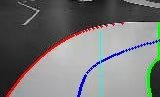
#> input picture ref/44523fd1b320bc3e90ccaffd78657fb8.jpg, 160 x 97 px, found by its file name
$ python ref_clusters.py
#> lines starting #> are read from the running program, lines starting #| are printed output that depends on the picture; pictures that were not available may be replaced by others from this repository, and a replacement may not be noted
# -*- coding: utf-8 -*-
"""打印某一行的蓝色像素簇，看清样例图里到底有几条蓝线。"""
import os
from PIL import Image

REF_DIR = "/home/smartcar/ref"
OUT_DIR = "/home/smartcar/output"
H, W = 97, 160


def blue_cols(path, row):
#> called with row = 30
    im = Image.open(path).convert("RGB")
#> im is the input picture: PIL image 160x97 RGB; mean R, G, B 118.8, 119, 119
    px = im.load()
    py = H - 1 - row
    cols = []
    for x in range(im.size[0]):
        r, g, b = px[x, py]
        if max(r, g, b) - min(r, g, b) <= 40:
            continue
        if b > r + 30 and b > g + 30:
            cols.append((x, (r, g, b)))
#> this loop made 160 passes
#> (r, g, b) on passes 1 to 3: (34, 34, 34), (34, 34, 34), (35, 35, 35)
#> after the loop, cols = [(90, (187, 184, 231)), (91, (189, 185, 244)), (92, (28, 25, 94)), (93, (23, 21, 94)), (94, (21, 20, 90)), (95, (24, 25, 92)), (96, (187, 191, 254)), (97, (161, 171, 224)), (98, (178, 197, 230))]
    return cols


def clusters(cols):
    out = []
#> out = []
    cur = []
    for x, c in cols:
        if cur and x - cur[-1][0] > 3:
            out.append(cur)
            cur = []
        cur.append((x, c))
#> this loop made 9 passes
#> after the loop, cur has the same summary as cols in blue_cols
    if cur:
        out.append(cur)
    return out


for name, idx, rows in [("44523fd1b320bc3e90ccaffd78657fb8", 88, range(30, 96, 6)),
                        ("fa97cc960762b5fd5e6eda5287b521a7", 421, range(30, 96, 6))]:
    print("=" * 70)
    print("样例 %s  帧 %d" % (name[:12], idx))
    rp = os.path.join(REF_DIR, name + ".jpg")
    op = os.path.join(OUT_DIR, "%d.jpg" % idx)
    for row in rows:
        cs = clusters(blue_cols(rp, row))
#> cs = 1 item
        desc = " | ".join("[%d..%d] n=%d 色%s" % (c[0][0], c[-1][0], len(c), c[len(c) // 2][1])
                          for c in cs)
        ocs = clusters(blue_cols(op, row))
#> call 2 of blue_cols, with path = '/home/smartcar/output/88.jpg', row = 30
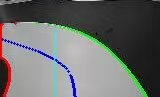
#> input picture ref/18226adcdaa1bee8441617e9769366d6.jpg, 160 x 97 px, given in place of 88.jpg, which was not available
#> in blue_cols, im is the input picture: PIL image 160x97 RGB; mean R, G, B 106.7, 108.9, 107.8
#> the loop in blue_cols (call 2), `for x in range(im.size[0]):` made 160 passes
#> (r, g, b) on passes 1 to 3: (33, 30, 23), (26, 23, 16), (34, 31, 26)
#> after the loop in blue_cols (call 2), `for x in range(im.size[0]):`: cols = [(60, (166, 169, 212)), (61, (173, 175, 232)), (62, (30, 34, 108)), (63, (1, 8, 89)), (64, (17, 25, 108)), (65, (20, 29, 106)), (66, (168, 176, 241)), (67, (166, 172, 222))]
#> the loop in clusters (call 2), `for x, c in cols:` made 8 passes
#> ocs = 1 item
        odesc = " | ".join("[%d..%d]" % (c[0][0], c[-1][0]) for c in ocs)
        print(" 行%3d REF: %-52s OURS: %s" % (row, desc, odesc if ocs else "-"))
#|  行 30 REF: [90..98] n=9 色(21, 20, 90)                           OURS: [60..67]
#> pass 2 of the loop `for name, idx, rows in [("44523fd1b320bc3e90ccaffd78657fb8", 88, range..`:
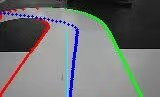
#> input picture ref/fa97cc960762b5fd5e6eda5287b521a7.jpg, 160 x 97 px, found by its file name
#> in blue_cols, im is the input picture: PIL image 160x97 RGB; mean R, G, B 113.4, 115.1, 115
#> the loop in blue_cols (call 23), `for x in range(im.size[0]):` made 160 passes
#> (r, g, b) on passes 1 to 3: (144, 140, 141), (141, 141, 141), (135, 143, 145)
#> after the loop in blue_cols (call 23), `for x in range(im.size[0]):`: cols = [(70, (164, 180, 213)), (71, (145, 153, 228)), (72, (13, 16, 157)), (73, (21, 20, 176)), (74, (18, 14, 135)), (75, (173, 170, 255)), (76, (163, 167, 215))]
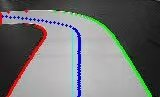
#> input picture ref/1a93d70250f3db71c64b859524186f10.jpg, 160 x 97 px, given in place of 421.jpg, which was not available
#> in blue_cols, im is the input picture: PIL image 160x97 RGB; mean R, G, B 115.8, 117, 116.8
#> the loop in blue_cols (call 24), `for x in range(im.size[0]):` made 160 passes
#> (r, g, b) on passes 1 to 3: (36, 27, 30), (37, 28, 31), (35, 29, 31)
#|  行 30 REF: [70..76] n=7 色(21, 20, 176)                          OURS: [76..81]
